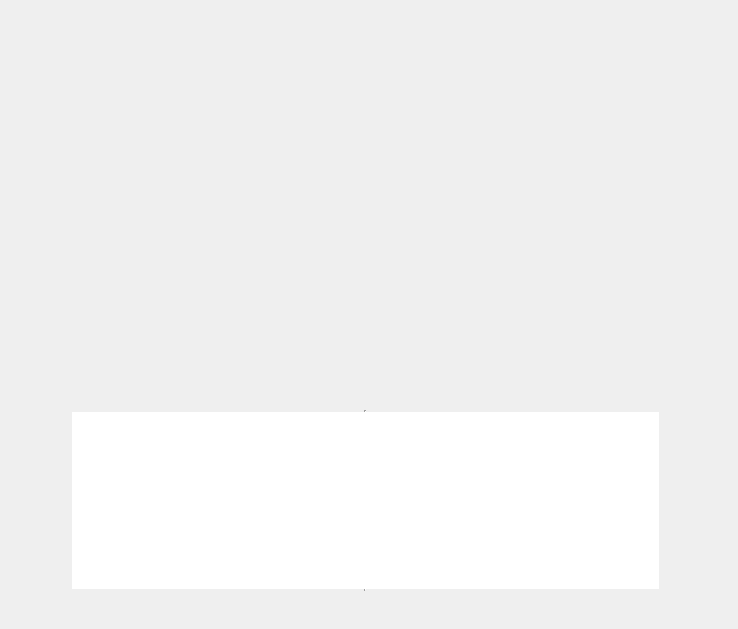
<?xml version="1.0" encoding="UTF-8"?>
<ui version="4.0">
 <class>levelwindow</class>
 <widget class="QWidget" name="levelwindow">
  <property name="geometry">
   <rect>
    <x>0</x>
    <y>0</y>
    <width>738</width>
    <height>629</height>
   </rect>
  </property>
  <property name="windowTitle">
   <string>Form</string>
  </property>
  <widget class="QTextEdit" name="textEdit">
   <property name="geometry">
    <rect>
     <x>70</x>
     <y>410</y>
     <width>591</width>
     <height>181</height>
    </rect>
   </property>
   <property name="font">
    <font>
     <pointsize>10</pointsize>
    </font>
   </property>
   <property name="acceptDrops">
    <bool>true</bool>
   </property>
   <property name="frameShape">
    <enum>QFrame::VLine</enum>
   </property>
   <property name="frameShadow">
    <enum>QFrame::Sunken</enum>
   </property>
   <property name="readOnly">
    <bool>true</bool>
   </property>
   <property name="html">
    <string>&lt;!DOCTYPE HTML PUBLIC &quot;-//W3C//DTD HTML 4.0//EN&quot; &quot;http://www.w3.org/TR/REC-html40/strict.dtd&quot;&gt;
&lt;html&gt;&lt;head&gt;&lt;meta name=&quot;qrichtext&quot; content=&quot;1&quot; /&gt;&lt;style type=&quot;text/css&quot;&gt;
p, li { white-space: pre-wrap; }
&lt;/style&gt;&lt;/head&gt;&lt;body style=&quot; font-family:'MS Shell Dlg 2'; font-size:10pt; font-weight:400; font-style:normal;&quot;&gt;
&lt;p style=&quot;-qt-paragraph-type:empty; margin-top:0px; margin-bottom:0px; margin-left:0px; margin-right:0px; -qt-block-indent:0; text-indent:0px; font-size:7.8pt;&quot;&gt;&lt;br /&gt;&lt;/p&gt;&lt;/body&gt;&lt;/html&gt;</string>
   </property>
  </widget>
  <widget class="QLabel" name="label">
   <property name="geometry">
    <rect>
     <x>110</x>
     <y>0</y>
     <width>541</width>
     <height>391</height>
    </rect>
   </property>
   <property name="text">
    <string/>
   </property>
  </widget>
 </widget>
 <resources/>
 <connections/>
</ui>
